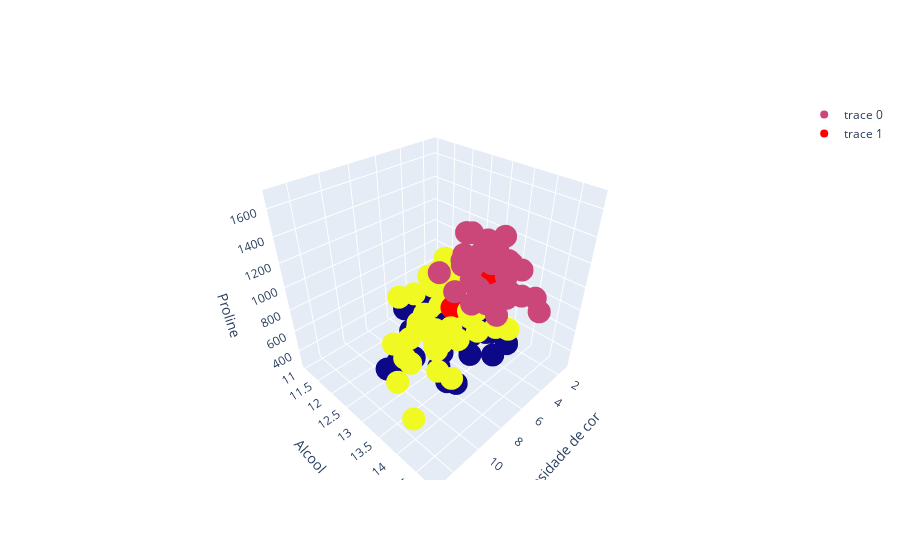

Notebook cell for this chart:
### Code cell
fig.add_trace(go.Scatter3d(x=centros['Intensidade_de_cor'],y=centros['Alcool'],z=centros['Proline'],
                        mode='markers',
                        marker=dict(color='red'),
                        text=[0,1,2]))
fig.show()

### Figure 1 — Plotly figure (JSON) as saved in the notebook; plotly's stock layout.template omitted (floating-point values rounded to 4 significant figures; data arrays with more than 128 entries replaced by an {"elided": "..."} marker saying what was removed)
{"data": [{"marker": {"color": {"elided": "178 int values"}}, "mode": "markers", "text": {"elided": "178 int values"}, "type": "scatter3d", "x": {"elided": "178 float values"}, "y": {"elided": "178 float values"}, "z": {"elided": "178 float values"}}, {"marker": {"color": "red"}, "mode": "markers", "text": ["0", "1", "2"], "type": "scatter3d", "x": [4.087, 5.703, 5.65], "y": [12.52, 13.8, 12.93], "z": [458.2, 1195.0, 728.3]}], "layout": {"scene": {"xaxis": {"title": {"text": "Intesidade de cor"}}, "yaxis": {"title": {"text": "Alcool"}}, "zaxis": {"title": {"text": "Proline"}}}}}
